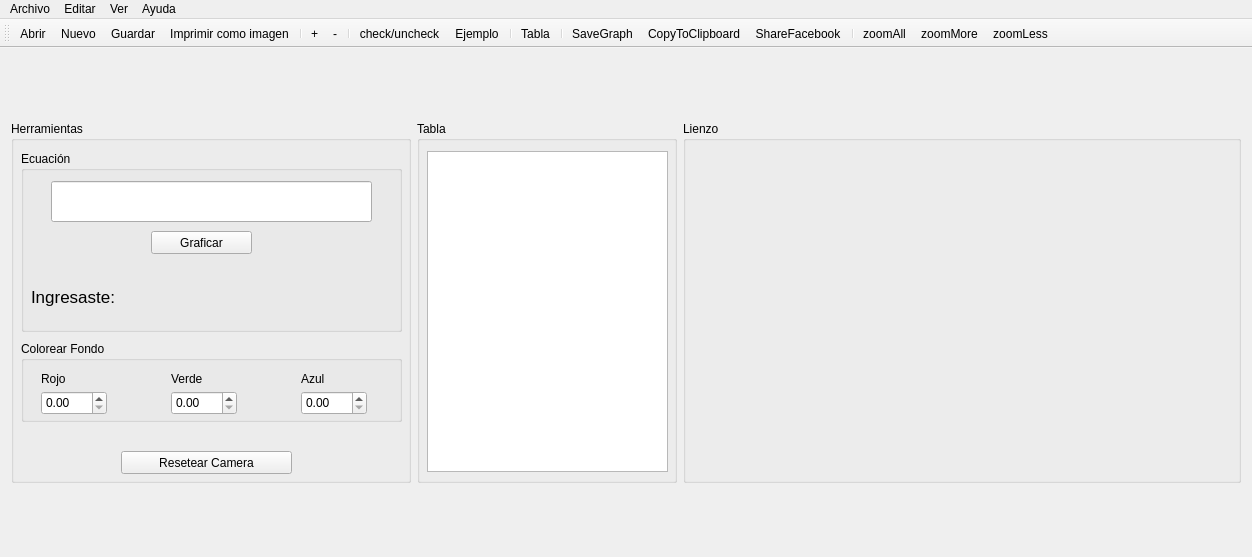
<?xml version="1.0" encoding="UTF-8"?>
<ui version="4.0">
 <class>MainWindow</class>
 <widget class="QMainWindow" name="MainWindow">
  <property name="geometry">
   <rect>
    <x>0</x>
    <y>0</y>
    <width>1252</width>
    <height>557</height>
   </rect>
  </property>
  <property name="windowTitle">
   <string>easyGraph - OAD</string>
  </property>
  <widget class="QWidget" name="centralWidget">
   <layout class="QGridLayout" name="gridLayout">
    <item row="0" column="1">
     <widget class="QGroupBox" name="groupBox_5">
      <property name="maximumSize">
       <size>
        <width>260</width>
        <height>362</height>
       </size>
      </property>
      <property name="title">
       <string>Tabla</string>
      </property>
      <widget class="QTableView" name="tableView">
       <property name="geometry">
        <rect>
         <x>10</x>
         <y>30</y>
         <width>241</width>
         <height>321</height>
        </rect>
       </property>
      </widget>
     </widget>
    </item>
    <item row="0" column="3">
     <widget class="QGroupBox" name="groupBox_2">
      <property name="title">
       <string>Lienzo</string>
      </property>
      <widget class="QVTKWidget" name="qvtkWidget" native="true">
       <property name="geometry">
        <rect>
         <x>10</x>
         <y>30</y>
         <width>541</width>
         <height>321</height>
        </rect>
       </property>
      </widget>
     </widget>
    </item>
    <item row="0" column="0">
     <widget class="QGroupBox" name="groupBox">
      <property name="maximumSize">
       <size>
        <width>400</width>
        <height>16777215</height>
       </size>
      </property>
      <property name="title">
       <string>Herramientas</string>
      </property>
      <widget class="QGroupBox" name="groupBox_3">
       <property name="geometry">
        <rect>
         <x>10</x>
         <y>220</y>
         <width>381</width>
         <height>81</height>
        </rect>
       </property>
       <property name="title">
        <string>Colorear Fondo</string>
       </property>
       <widget class="QDoubleSpinBox" name="doubleSpinBox">
        <property name="geometry">
         <rect>
          <x>20</x>
          <y>50</y>
          <width>66</width>
          <height>24</height>
         </rect>
        </property>
        <property name="maximum">
         <double>1.000000000000000</double>
        </property>
        <property name="singleStep">
         <double>0.050000000000000</double>
        </property>
       </widget>
       <widget class="QDoubleSpinBox" name="doubleSpinBox_2">
        <property name="geometry">
         <rect>
          <x>150</x>
          <y>50</y>
          <width>66</width>
          <height>24</height>
         </rect>
        </property>
        <property name="maximum">
         <double>1.000000000000000</double>
        </property>
        <property name="singleStep">
         <double>0.050000000000000</double>
        </property>
       </widget>
       <widget class="QDoubleSpinBox" name="doubleSpinBox_3">
        <property name="geometry">
         <rect>
          <x>280</x>
          <y>50</y>
          <width>66</width>
          <height>24</height>
         </rect>
        </property>
        <property name="maximum">
         <double>1.000000000000000</double>
        </property>
        <property name="singleStep">
         <double>0.050000000000000</double>
        </property>
       </widget>
       <widget class="QLabel" name="label">
        <property name="geometry">
         <rect>
          <x>20</x>
          <y>30</y>
          <width>59</width>
          <height>15</height>
         </rect>
        </property>
        <property name="text">
         <string>Rojo</string>
        </property>
       </widget>
       <widget class="QLabel" name="label_2">
        <property name="geometry">
         <rect>
          <x>150</x>
          <y>30</y>
          <width>59</width>
          <height>15</height>
         </rect>
        </property>
        <property name="text">
         <string>Verde</string>
        </property>
       </widget>
       <widget class="QLabel" name="label_3">
        <property name="geometry">
         <rect>
          <x>280</x>
          <y>30</y>
          <width>59</width>
          <height>15</height>
         </rect>
        </property>
        <property name="text">
         <string>Azul</string>
        </property>
       </widget>
       <zorder>doubleSpinBox</zorder>
       <zorder>doubleSpinBox_2</zorder>
       <zorder>doubleSpinBox_3</zorder>
       <zorder>label</zorder>
       <zorder>label_2</zorder>
       <zorder>label_3</zorder>
       <zorder>groupBox_4</zorder>
      </widget>
      <widget class="QPushButton" name="pushButton">
       <property name="geometry">
        <rect>
         <x>110</x>
         <y>330</y>
         <width>171</width>
         <height>23</height>
        </rect>
       </property>
       <property name="text">
        <string>Resetear Camera</string>
       </property>
      </widget>
      <widget class="QGroupBox" name="groupBox_4">
       <property name="geometry">
        <rect>
         <x>10</x>
         <y>30</y>
         <width>381</width>
         <height>181</height>
        </rect>
       </property>
       <property name="title">
        <string>Ecuación</string>
       </property>
       <widget class="QLabel" name="lblEquation">
        <property name="geometry">
         <rect>
          <x>110</x>
          <y>140</y>
          <width>241</width>
          <height>21</height>
         </rect>
        </property>
        <property name="font">
         <font>
          <pointsize>14</pointsize>
         </font>
        </property>
        <property name="text">
         <string/>
        </property>
       </widget>
       <widget class="QLineEdit" name="lineEdit">
        <property name="geometry">
         <rect>
          <x>30</x>
          <y>30</y>
          <width>321</width>
          <height>41</height>
         </rect>
        </property>
       </widget>
       <widget class="QPushButton" name="pushButton_3">
        <property name="geometry">
         <rect>
          <x>130</x>
          <y>80</y>
          <width>101</width>
          <height>23</height>
         </rect>
        </property>
        <property name="text">
         <string>Graficar</string>
        </property>
       </widget>
       <widget class="QLabel" name="label_4">
        <property name="geometry">
         <rect>
          <x>10</x>
          <y>130</y>
          <width>101</width>
          <height>31</height>
         </rect>
        </property>
        <property name="font">
         <font>
          <pointsize>13</pointsize>
         </font>
        </property>
        <property name="text">
         <string>Ingresaste:</string>
        </property>
       </widget>
      </widget>
     </widget>
    </item>
   </layout>
  </widget>
  <widget class="QMenuBar" name="menuBar">
   <property name="geometry">
    <rect>
     <x>0</x>
     <y>0</y>
     <width>1252</width>
     <height>25</height>
    </rect>
   </property>
   <widget class="QMenu" name="menuEasyGraph_using_MVC">
    <property name="title">
     <string>Archivo</string>
    </property>
    <addaction name="actionNuevo"/>
    <addaction name="actionAbrir"/>
    <addaction name="actionGuardar"/>
    <addaction name="actionSaveAs"/>
    <addaction name="actionExportar_como_imagen"/>
    <addaction name="actionImprimir_como_imagen"/>
    <addaction name="actionSalir"/>
   </widget>
   <widget class="QMenu" name="menuJair">
    <property name="title">
     <string>Editar</string>
    </property>
    <addaction name="actionInsertar_Ecuaci_n"/>
    <addaction name="actionRemover_ecuaci_n"/>
    <addaction name="separator"/>
    <addaction name="actionCortar"/>
    <addaction name="actionCopiar"/>
    <addaction name="actionPegar"/>
    <addaction name="separator"/>
    <addaction name="actionReiniciar_Configuraciones"/>
   </widget>
   <widget class="QMenu" name="menuAyuda">
    <property name="title">
     <string>Ayuda</string>
    </property>
    <addaction name="actionAcerca_de"/>
    <addaction name="actionTutorial"/>
    <addaction name="action_Que_hay_de_nuevo"/>
    <addaction name="actionContactanos"/>
   </widget>
   <widget class="QMenu" name="menuVer">
    <property name="title">
     <string>Ver</string>
    </property>
    <addaction name="actionTeclado"/>
    <addaction name="actionConfiguraci_n_de_ejes"/>
    <addaction name="actionAtributos_del_Grafico"/>
    <addaction name="separator"/>
    <addaction name="actionConfiguraciones"/>
   </widget>
   <addaction name="menuEasyGraph_using_MVC"/>
   <addaction name="menuJair"/>
   <addaction name="menuVer"/>
   <addaction name="menuAyuda"/>
  </widget>
  <widget class="QToolBar" name="mainToolBar">
   <attribute name="toolBarArea">
    <enum>TopToolBarArea</enum>
   </attribute>
   <attribute name="toolBarBreak">
    <bool>false</bool>
   </attribute>
   <addaction name="actionAbrir"/>
   <addaction name="actionNuevo"/>
   <addaction name="actionGuardar"/>
   <addaction name="actionImprimir_como_imagen"/>
   <addaction name="separator"/>
   <addaction name="actionMore"/>
   <addaction name="actionLess"/>
   <addaction name="separator"/>
   <addaction name="actionCheckUncheck"/>
   <addaction name="actionExample"/>
   <addaction name="separator"/>
   <addaction name="actionTable"/>
   <addaction name="separator"/>
   <addaction name="actionSaveGraph"/>
   <addaction name="actionCopyToClipboard"/>
   <addaction name="actionShareFacebook"/>
   <addaction name="separator"/>
   <addaction name="actionZoomAll"/>
   <addaction name="actionZoomMore"/>
   <addaction name="actionZoomLess"/>
  </widget>
  <action name="actionNuevo">
   <property name="icon">
    <iconset resource="../Resources/res.qrc">
     <normaloff>:/Icons/icons/new.png</normaloff>:/Icons/icons/new.png</iconset>
   </property>
   <property name="text">
    <string>Nuevo</string>
   </property>
   <property name="shortcut">
    <string>N</string>
   </property>
  </action>
  <action name="actionAbrir">
   <property name="text">
    <string>Abrir</string>
   </property>
   <property name="shortcut">
    <string>O</string>
   </property>
  </action>
  <action name="actionGuardar">
   <property name="icon">
    <iconset resource="../Resources/res.qrc">
     <normaloff>:/Icons/icons/save.png</normaloff>:/Icons/icons/save.png</iconset>
   </property>
   <property name="text">
    <string>Guardar...</string>
   </property>
   <property name="shortcut">
    <string>S</string>
   </property>
  </action>
  <action name="actionSaveAs">
   <property name="icon">
    <iconset resource="../Resources/res.qrc">
     <normaloff>:/Icons/icons/save.png</normaloff>:/Icons/icons/save.png</iconset>
   </property>
   <property name="text">
    <string>Guardar Como ...</string>
   </property>
   <property name="shortcut">
    <string>A</string>
   </property>
  </action>
  <action name="actionAcerca_de">
   <property name="text">
    <string>Acerca de ...</string>
   </property>
  </action>
  <action name="actionTutorial">
   <property name="text">
    <string>Tutorial</string>
   </property>
  </action>
  <action name="actionExportar_como_imagen">
   <property name="icon">
    <iconset resource="../Resources/res.qrc">
     <normaloff>:/Icons/icons/export.png</normaloff>:/Icons/icons/export.png</iconset>
   </property>
   <property name="text">
    <string>Exportar como imagen ...</string>
   </property>
  </action>
  <action name="actionImprimir_como_imagen">
   <property name="icon">
    <iconset resource="../Resources/res.qrc">
     <normaloff>:/Icons/icons/print.ico</normaloff>:/Icons/icons/print.ico</iconset>
   </property>
   <property name="text">
    <string>Imprimir como imagen ...</string>
   </property>
   <property name="shortcut">
    <string>P</string>
   </property>
  </action>
  <action name="actionSalir">
   <property name="text">
    <string>Salir</string>
   </property>
  </action>
  <action name="actionInsertar_Ecuaci_n">
   <property name="text">
    <string>Insertar Ecuación</string>
   </property>
  </action>
  <action name="actionRemover_ecuaci_n">
   <property name="text">
    <string>Remover Ecuación</string>
   </property>
  </action>
  <action name="actionReiniciar_Configuraciones">
   <property name="text">
    <string>Reiniciar Configuraciones</string>
   </property>
  </action>
  <action name="actionCortar">
   <property name="text">
    <string>Cortar</string>
   </property>
  </action>
  <action name="actionCopiar">
   <property name="text">
    <string>Copiar</string>
   </property>
  </action>
  <action name="actionPegar">
   <property name="text">
    <string>Pegar</string>
   </property>
  </action>
  <action name="actionTeclado">
   <property name="text">
    <string>Teclado</string>
   </property>
  </action>
  <action name="actionConfiguraci_n_de_ejes">
   <property name="text">
    <string>Configuración de ejes</string>
   </property>
  </action>
  <action name="actionAtributos_del_Grafico">
   <property name="text">
    <string>Atributos del Grafico</string>
   </property>
  </action>
  <action name="actionConfiguraciones">
   <property name="text">
    <string>Configuraciones</string>
   </property>
  </action>
  <action name="action_Que_hay_de_nuevo">
   <property name="text">
    <string>¿Que hay de nuevo?</string>
   </property>
  </action>
  <action name="actionContactanos">
   <property name="text">
    <string>Contactanos ...</string>
   </property>
  </action>
  <action name="actionMore">
   <property name="text">
    <string>+</string>
   </property>
   <property name="toolTip">
    <string>Agregar Nueva ecuación</string>
   </property>
  </action>
  <action name="actionLess">
   <property name="text">
    <string>-</string>
   </property>
   <property name="toolTip">
    <string>Quitar ecuación</string>
   </property>
  </action>
  <action name="actionCheckUncheck">
   <property name="icon">
    <iconset resource="../Resources/res.qrc">
     <normaloff>:/Icons/icons/check.png</normaloff>:/Icons/icons/check.png</iconset>
   </property>
   <property name="text">
    <string>check/uncheck</string>
   </property>
   <property name="toolTip">
    <string>Seleccionar/Deseleccionar todas las ecuaciones</string>
   </property>
  </action>
  <action name="actionExample">
   <property name="text">
    <string>Ejemplo</string>
   </property>
   <property name="toolTip">
    <string>Insertar un Ejemplo</string>
   </property>
  </action>
  <action name="actionTable">
   <property name="icon">
    <iconset resource="../Resources/res.qrc">
     <normaloff>:/Icons/icons/table.png</normaloff>:/Icons/icons/table.png</iconset>
   </property>
   <property name="text">
    <string>Tabla</string>
   </property>
   <property name="toolTip">
    <string>Mostrar/Esconder Tabla</string>
   </property>
  </action>
  <action name="actionZoomAll">
   <property name="icon">
    <iconset resource="../Resources/res.qrc">
     <normaloff>:/Icons/icons/restorezoom.png</normaloff>:/Icons/icons/restorezoom.png</iconset>
   </property>
   <property name="text">
    <string>zoomAll</string>
   </property>
   <property name="toolTip">
    <string>Restaurar Zoom</string>
   </property>
  </action>
  <action name="actionZoomMore">
   <property name="icon">
    <iconset resource="../Resources/res.qrc">
     <normaloff>:/Icons/icons/zoommore.png</normaloff>:/Icons/icons/zoommore.png</iconset>
   </property>
   <property name="text">
    <string>zoomMore</string>
   </property>
   <property name="toolTip">
    <string>Aumentar Zoom</string>
   </property>
  </action>
  <action name="actionZoomLess">
   <property name="icon">
    <iconset resource="../Resources/res.qrc">
     <normaloff>:/Icons/icons/zoomless.png</normaloff>:/Icons/icons/zoomless.png</iconset>
   </property>
   <property name="text">
    <string>zoomLess</string>
   </property>
   <property name="toolTip">
    <string>Disminuir Zoom</string>
   </property>
  </action>
  <action name="actionSaveGraph">
   <property name="icon">
    <iconset resource="../Resources/res.qrc">
     <normaloff>:/Icons/icons/saveGraph.png</normaloff>:/Icons/icons/saveGraph.png</iconset>
   </property>
   <property name="text">
    <string>SaveGraph</string>
   </property>
   <property name="toolTip">
    <string>Guardar Grafico</string>
   </property>
  </action>
  <action name="actionShareFacebook">
   <property name="icon">
    <iconset resource="../Resources/res.qrc">
     <normaloff>:/Icons/icons/facebook.ico</normaloff>:/Icons/icons/facebook.ico</iconset>
   </property>
   <property name="text">
    <string>ShareFacebook</string>
   </property>
   <property name="toolTip">
    <string>Compartir en Facebook</string>
   </property>
  </action>
  <action name="actionCopyToClipboard">
   <property name="icon">
    <iconset resource="../Resources/res.qrc">
     <normaloff>:/Icons/icons/copyclipboard.png</normaloff>:/Icons/icons/copyclipboard.png</iconset>
   </property>
   <property name="text">
    <string>CopyToClipboard</string>
   </property>
   <property name="toolTip">
    <string>&lt;html&gt;&lt;head/&gt;&lt;body&gt;&lt;p&gt;&lt;span style=&quot; font-weight:600;&quot;&gt;Copiar al Portapapeles&lt;/span&gt;&lt;/p&gt;&lt;/body&gt;&lt;/html&gt;</string>
   </property>
  </action>
 </widget>
 <layoutdefault spacing="6" margin="11"/>
 <customwidgets>
  <customwidget>
   <class>QVTKWidget</class>
   <extends>QWidget</extends>
   <header>QVTKWidget.h</header>
  </customwidget>
 </customwidgets>
 <resources>
  <include location="../Resources/res.qrc"/>
 </resources>
 <connections>
  <connection>
   <sender>doubleSpinBox</sender>
   <signal>valueChanged(double)</signal>
   <receiver>MainWindow</receiver>
   <slot>colorearfondo()</slot>
   <hints>
    <hint type="sourcelabel">
     <x>71</x>
     <y>159</y>
    </hint>
    <hint type="destinationlabel">
     <x>413</x>
     <y>213</y>
    </hint>
   </hints>
  </connection>
  <connection>
   <sender>doubleSpinBox_2</sender>
   <signal>valueChanged(double)</signal>
   <receiver>MainWindow</receiver>
   <slot>colorearfondo()</slot>
   <hints>
    <hint type="sourcelabel">
     <x>182</x>
     <y>164</y>
    </hint>
    <hint type="destinationlabel">
     <x>413</x>
     <y>193</y>
    </hint>
   </hints>
  </connection>
  <connection>
   <sender>doubleSpinBox_3</sender>
   <signal>valueChanged(double)</signal>
   <receiver>MainWindow</receiver>
   <slot>colorearfondo()</slot>
   <hints>
    <hint type="sourcelabel">
     <x>334</x>
     <y>157</y>
    </hint>
    <hint type="destinationlabel">
     <x>414</x>
     <y>179</y>
    </hint>
   </hints>
  </connection>
  <connection>
   <sender>pushButton</sender>
   <signal>clicked()</signal>
   <receiver>MainWindow</receiver>
   <slot>resetCamera()</slot>
   <hints>
    <hint type="sourcelabel">
     <x>159</x>
     <y>262</y>
    </hint>
    <hint type="destinationlabel">
     <x>413</x>
     <y>270</y>
    </hint>
   </hints>
  </connection>
 </connections>
 <slots>
  <slot>color2()</slot>
  <slot>resetCamera()</slot>
  <slot>colorearfondo()</slot>
 </slots>
</ui>
